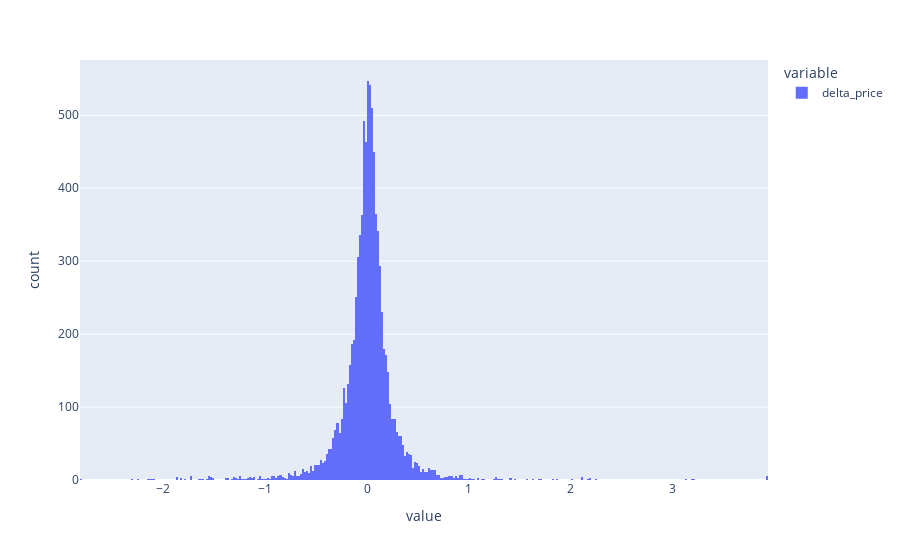

This figure's notebook cell:
### Code cell
import plotly.express as px
px.histogram(twitter_df['delta_price'])

### Figure 1 — Plotly figure (JSON) as saved in the notebook; plotly's stock layout.template omitted (floating-point values rounded to 4 significant figures; data arrays with more than 128 entries replaced by an {"elided": "..."} marker saying what was removed)
{"data": [{"alignmentgroup": "True", "bingroup": "x", "hovertemplate": "variable=delta_price<br>value=%{x}<br>count=%{y}<extra></extra>", "legendgroup": "delta_price", "marker": {"color": "#636efa"}, "name": "delta_price", "offsetgroup": "delta_price", "orientation": "v", "showlegend": true, "type": "histogram", "x": {"elided": "8721 float values"}, "xaxis": "x", "yaxis": "y"}], "layout": {"barmode": "relative", "legend": {"title": {"text": "variable"}, "tracegroupgap": 0}, "margin": {"t": 60}, "xaxis": {"anchor": "y", "domain": [0, 1], "title": {"text": "value"}}, "yaxis": {"anchor": "x", "domain": [0, 1], "title": {"text": "count"}}}}
